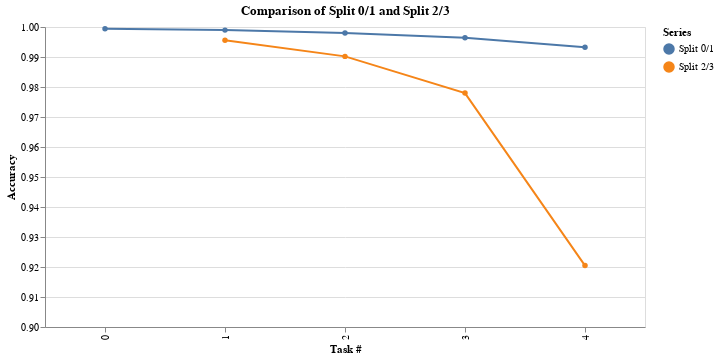

The notebook cell saved with this chart:
### Code cell
# Create a DataFrame for the first array
df_1 = pd.DataFrame({
    'X': range(len(avg_split_01)),
    'Y': avg_split_01,
    'Series': 'Split 0/1'
})

# Create a DataFrame for the second array, starting from X=1
df_2 = pd.DataFrame({
    'X': range(1, 1 + len(avg_split_23)),
    'Y': avg_split_23,
    'Series': 'Split 2/3'
})

# Combine both DataFrames
df_combined = pd.concat([df_1, df_2])

# Plot using Altair
chart = alt.Chart(df_combined).mark_line(point=True).encode(
    x=alt.X('X:O', axis=alt.Axis(title='Task #', tickCount=len(df_combined['X'].unique()))),  # 'O' for ordinal
    y=alt.Y('Y:Q', scale=alt.Scale(domain=[0.9, 1]), title='Accuracy'),
    color='Series:N',
    tooltip=['X', 'Y', 'Series']
).properties(
    width=600,
    height=300,
    title='Comparison of Split 0/1 and Split 2/3'
)

chart.display()

### Figure 1 — Vega-Lite specification as saved in the notebook (floating-point values rounded to 4 significant figures)
{"config": {"view": {"continuousWidth": 400, "continuousHeight": 300}}, "data": {"name": "data-e1be4efe163b90e018366f1c1d09f849"}, "mark": {"type": "line", "point": true}, "encoding": {"color": {"field": "Series", "type": "nominal"}, "tooltip": [{"field": "X", "type": "quantitative"}, {"field": "Y", "type": "quantitative"}, {"field": "Series", "type": "nominal"}], "x": {"axis": {"tickCount": 5, "title": "Task #"}, "field": "X", "type": "ordinal"}, "y": {"field": "Y", "scale": {"domain": [0.9, 1]}, "title": "Accuracy", "type": "quantitative"}}, "height": 300, "title": "Comparison of Split 0/1 and Split 2/3", "width": 600, "$schema": "https://vega.github.io/schema/vega-lite/v4.17.0.json", "datasets": {"data-e1be4efe163b90e018366f1c1d09f849": [{"X": 0, "Y": 0.9994, "Series": "Split 0/1"}, {"X": 1, "Y": 0.999, "Series": "Split 0/1"}, {"X": 2, "Y": 0.998, "Series": "Split 0/1"}, {"X": 3, "Y": 0.9964, "Series": "Split 0/1"}, {"X": 4, "Y": 0.9933, "Series": "Split 0/1"}, {"X": 1, "Y": 0.9956, "Series": "Split 2/3"}, {"X": 2, "Y": 0.9902, "Series": "Split 2/3"}, {"X": 3, "Y": 0.978, "Series": "Split 2/3"}, {"X": 4, "Y": 0.9205, "Series": "Split 2/3"}]}}
